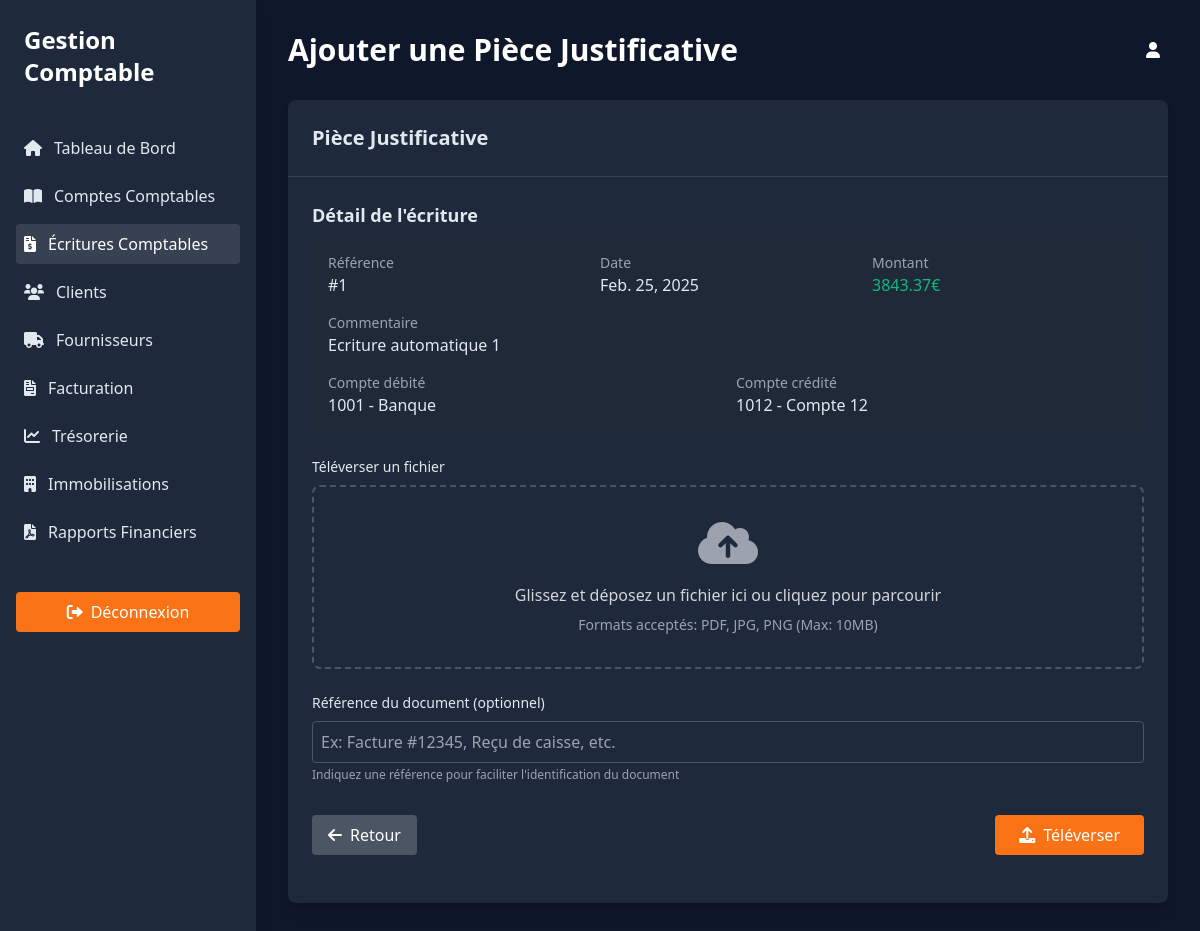
Page /ecritures/1/upload/ on the committed database.
### comptabilite/models.py (models this page shows, shortened)
class Ecriture(models.Model):
    date = models.DateField()
    montant = models.DecimalField(max_digits=18, decimal_places=2, validators=[MinValueValidator(0.01)])
    commentaire = models.TextField(blank=True, null=True)
    justificatif = models.CharField(max_length=255, blank=True, null=True)
    debit = models.ForeignKey(Compte, on_delete=models.CASCADE, related_name='ecritures_debit')
    credit = models.ForeignKey(Compte, on_delete=models.CASCADE, related_name='ecritures_credit')

class Compte(models.Model):
    TYPE_CHOICES = [
        ('Actif', 'Actif'),
        ('Passif', 'Passif'),
        ('Capitaux propres', 'Capitaux propres'),
    ]
    nom = models.CharField(max_length=255)
    type = models.CharField(max_length=50, choices=TYPE_CHOICES)
    numero = models.CharField(max_length=50, unique=True)
    solde = models.DecimalField(max_digits=18, decimal_places=2, default=0,
                                validators=[MinValueValidator(0)])
    plan_comptable = models.ForeignKey(PlanComptable, on_delete=models.CASCADE, related_name='comptes')
    def __str__(self):
        return f"{self.numero} - {self.nom}"

### comptabilite/views.py (the view)
# urls.py: path('ecritures/<int:pk>/upload/', upload_justificatif, name='upload_justificatif'),
def upload_justificatif(request, pk):
    ecriture = Ecriture.objects.get(pk=pk)
    if request.method == 'POST' and request.FILES.get('justificatif'):
        file = request.FILES['justificatif']
        ecriture.justificatif = file.name
        ecriture.save()
        messages.success(request, "Pièce justificative ajoutée avec succès.")
        return redirect('ecriture_detail', pk=pk)
    return render(request, 'upload_justificatif.html', {'ecriture': ecriture})

### comptabilite/templates/upload_justificatif.html (shortened to what this page needs)
{% load static %}
<!DOCTYPE html>
<html lang="fr">
<head>
    <link href="https://cdn.jsdelivr.net/npm/tailwindcss@2.2.19/dist/tailwind.min.css" rel="stylesheet">
    <link href="https://cdnjs.cloudflare.com/ajax/libs/font-awesome/6.0.0-beta3/css/all.min.css" rel="stylesheet">
</head>
<body class="antialiased">
    <div class="flex min-h-screen">
        <div class="w-64 sidebar shadow-lg">
            <div class="p-6 bg-orange-600 text-white flex justify-between items-center">
                <h1 class="text-2xl font-bold">Gestion Comptable</h1>
            </div>
            <nav class="p-4">
                <ul>
                    <li class="mb-2">
                        <a href="/" class="flex items-center p-2 hover:bg-gray-700 rounded transition">
                            <i class="fas fa-home mr-3"></i>Tableau de Bord
                        </a>
                    </li>
                    <li class="mb-2">
                        <a href="{% url 'compte_list' %}" class="flex items-center p-2 hover:bg-gray-700 rounded transition">
                            <i class="fas fa-book-open mr-3"></i>Comptes Comptables
                        </a>
                    </li>
                    <li class="mb-2">
                        <a href="{% url 'ecriture_list' %}" class="flex items-center p-2 bg-gray-700 text-white rounded transition">
                            <i class="fas fa-file-invoice-dollar mr-3"></i>Écritures Comptables
                        </a>
                    </li>
                    <li class="mb-2">
                        <a href="/" class="flex items-center p-2 hover:bg-gray-700 rounded transition">
                            <i class="fas fa-users mr-3"></i>Clients
                        </a>
                    </li>
                    <li class="mb-2">
                        <a href="/" class="flex items-center p-2 hover:bg-gray-700 rounded transition">
                            <i class="fas fa-truck mr-3"></i>Fournisseurs
                        </a>
                    </li>
                    <li class="mb-2">
                        <a href="/" class="flex items-center p-2 hover:bg-gray-700 rounded transition">
                            <i class="fas fa-file-invoice mr-3"></i>Facturation
                        </a>
                    </li>
                    <li class="mb-2">
                        <a href="/" class="flex items-center p-2 hover:bg-gray-700 rounded transition">
                            <i class="fas fa-chart-line mr-3"></i>Trésorerie
                        </a>
                    </li>
                    <li class="mb-2">
                        <a href="/" class="flex items-center p-2 hover:bg-gray-700 rounded transition">
                            <i class="fas fa-building mr-3"></i>Immobilisations
                        </a>
                    </li>
                    <li class="mb-2">
                        <a href="/" class="flex items-center p-2 hover:bg-gray-700 rounded transition">
                            <i class="fas fa-file-pdf mr-3"></i>Rapports Financiers
                        </a>
                    </li>
                </ul>
            </nav>
            <div class="p-4 mt-auto">
                <a href="/" class="btn-primary px-4 py-2 rounded w-full text-center block">
                    <i class="fas fa-sign-out-alt mr-2"></i>Déconnexion
                </a>
            </div>
        </div>
        <div class="flex-1 overflow-y-auto p-8">
            <div class="flex justify-between items-center mb-8">
                <h1 class="text-3xl font-bold text-white">Ajouter une Pièce Justificative</h1>
                <div class="text-white">
                    <i class="fas fa-user mr-2"></i>{{ user.username }}
                </div>
            </div>
            <div class="card rounded-lg shadow-lg overflow-hidden">
                <div class="p-6 border-b border-gray-700">
                    <h2 class="text-xl font-semibold">Pièce Justificative</h2>
                </div>
                <div class="p-6">
                    <div class="mb-6">
                        <h3 class="text-lg font-semibold mb-2">Détail de l'écriture</h3>
                        <div class="bg-gray-800 p-4 rounded-lg">
                            <div class="grid grid-cols-1 md:grid-cols-3 gap-4">
                                <div>
                                    <p class="text-gray-400 text-sm">Référence</p>
                                    <p class="font-medium">#{{ ecriture.id }}</p>
                                </div>
                                <div>
                                    <p class="text-gray-400 text-sm">Date</p>
                                    <p class="font-medium">{{ ecriture.date }}</p>
                                </div>
                                <div>
                                    <p class="text-gray-400 text-sm">Montant</p>
                                    <p class="font-medium text-green-500">{{ ecriture.montant }}€</p>
                                </div>
                            </div>
                            <div class="mt-4">
                                <p class="text-gray-400 text-sm">Commentaire</p>
                                <p class="font-medium">{{ ecriture.commentaire|default:"Aucun commentaire" }}</p>
                            </div>
                            <div class="mt-4 grid grid-cols-1 md:grid-cols-2 gap-4">
                                <div>
                                    <p class="text-gray-400 text-sm">Compte débité</p>
                                    <p class="font-medium">{{ ecriture.debit }}</p>
                                </div>
                                <div>
                                    <p class="text-gray-400 text-sm">Compte crédité</p>
                                    <p class="font-medium">{{ ecriture.credit }}</p>
                                </div>
                            </div>
                        </div>
                    </div>
                    <form method="post" enctype="multipart/form-data" class="mb-6">
                        <div class="mb-6">
                            <label for="justificatif" class="block mb-2 text-sm font-medium">Téléverser un fichier</label>
                            <div class="file-upload-zone" id="dropzone" onclick="document.getElementById('justificatif').click()">
                                <div id="upload-icon">
                                    <i class="fas fa-cloud-upload-alt text-gray-400 text-5xl mb-4"></i>
                                    <p class="text-gray-300">Glissez et déposez un fichier ici ou cliquez pour parcourir</p>
                                    <p class="text-gray-400 text-sm mt-2">Formats acceptés: PDF, JPG, PNG (Max: 10MB)</p>
                                </div>
                            </div>
                        </div>
                        <div class="mb-6">
                            <label for="reference" class="block mb-2 text-sm font-medium">Référence du document (optionnel)</label>
                            <input type="text" id="reference" name="reference" class="form-control" placeholder="Ex: Facture #12345, Reçu de caisse, etc.">
                            <p class="text-gray-400 text-xs mt-1">Indiquez une référence pour faciliter l'identification du document</p>
                        </div>
                        <div class="mt-8 flex items-center justify-between">
                            <a href="{% url 'ecriture_detail' pk=ecriture.id %}" class="px-4 py-2 bg-gray-600 text-white rounded hover:bg-gray-500">
                                <i class="fas fa-arrow-left mr-2"></i>Retour
                            </a>
                            <button type="submit" class="btn-primary px-6 py-2 rounded">
                                <i class="fas fa-upload mr-2"></i>Téléverser
                            </button>
                        </div>
                    </form>
                </div>
            </div>
        </div>
    </div>
</body>
</html>

### comptabilite/templates/upload_justificatif.html (style rules this page uses)
body { background-color: #0F172A; color: #E2E8F0; }
.sidebar { background-color: #1E293B; }
.card { background-color: #1E293B; color: #E2E8F0; }
.btn-primary { background-color: #F97316; color: white; }
.form-control { background-color: #1E293B; border: 1px solid #4B5563; color: #E2E8F0; padding: 0.5rem; border-radius: 0.25rem; width: 100%; }
.file-upload-zone { border: 2px dashed #4B5563; border-radius: 0.5rem; padding: 2rem; text-align: center; cursor: pointer; transition: all 0.3s; }

### rows in the picture
Ecriture: id "1", date "Feb. 25, 2025", montant "3843.37", commentaire "Ecriture automatique 1", debit "1001 - Banque", credit "1012 - Compte 12"
